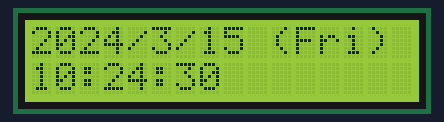
A sketch run on a simulated Arduino Uno, built with avr-gcc and run on an emulated ATmega328P. Parts: 16×2 character LCD. The local clock reads 2024-03-15 10:24:30 at power-on unless the sketch sets it.

Above: at 0.1 s.
At 4.3 s:
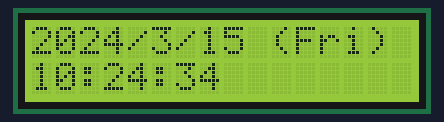
At 9.4 s:
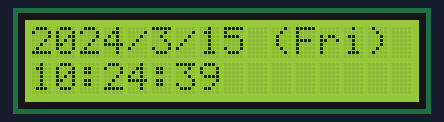
At 18.7 s:
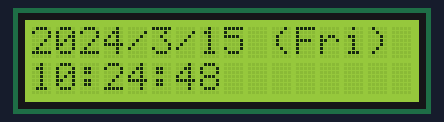
At 27.9 s:
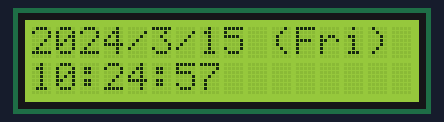
At 38.2 s:
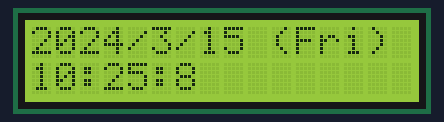

Measured:
- what the display in image 1 shows lasts 1.0 s, from 4.2 s to 5.2 s

The sketch:

timedate.ino
```cpp
#include "RTClib.h"
#include <LCD_I2C.h>

RTC_DS1307 rtc;
LCD_I2C lcd(0x27, 16, 2);

char daysOfTheWeek[7][12] = {"Sun", "Mon", "Tue", "Wed", "Thu", "Fri", "Sat"};

void setup () {
  Serial.begin(57600);
  lcd.begin(); // If you are using more I2C devices using the Wire library use lcd.begin(false)
                 // this stop the library(LCD_I2C) from calling Wire.begin()
  lcd.backlight();
#ifndef ESP8266
  while (!Serial); // wait for serial port to connect. Needed for native USB
#endif

  if (! rtc.begin()) {
    Serial.println("Couldn't find RTC");
    Serial.flush();
    while (1) delay(10);
  }

  if (! rtc.isrunning()) {
    Serial.println("RTC is NOT running, let's set the time!");
    // When time needs to be set on a new device, or after a power loss, the
    // following line sets the RTC to the date & time this sketch was compiled
    rtc.adjust(DateTime(F(__DATE__), F(__TIME__)));
    // This line sets the RTC with an explicit date & time, for example to set
    // January 21, 2014 at 3am you would call:
    // rtc.adjust(DateTime(2014, 1, 21, 3, 0, 0));
  }

  // When time needs to be re-set on a previously configured device, the
  // following line sets the RTC to the date & time this sketch was compiled
  // rtc.adjust(DateTime(F(__DATE__), F(__TIME__)));
  // This line sets the RTC with an explicit date & time, for example to set
  // January 21, 2014 at 3am you would call:
  // rtc.adjust(DateTime(2014, 1, 21, 3, 0, 0));
}

void loop() {
    DateTime now = rtc.now();

    lcd.print(now.year(), DEC);
    lcd.print('/');
    lcd.print(now.month(), DEC);
    lcd.print('/');
    lcd.print(now.day(), DEC);
    lcd.print(" (");
    lcd.print(daysOfTheWeek[now.dayOfTheWeek()]);
    lcd.print(") ");
    lcd.setCursor(0, 1);
    lcd.print(now.hour(), DEC);
    lcd.print(':');
    lcd.print(now.minute(), DEC);
    lcd.print(':');
    lcd.print(now.second(), DEC);

    delay(1000);
    lcd.clear();
}
```
